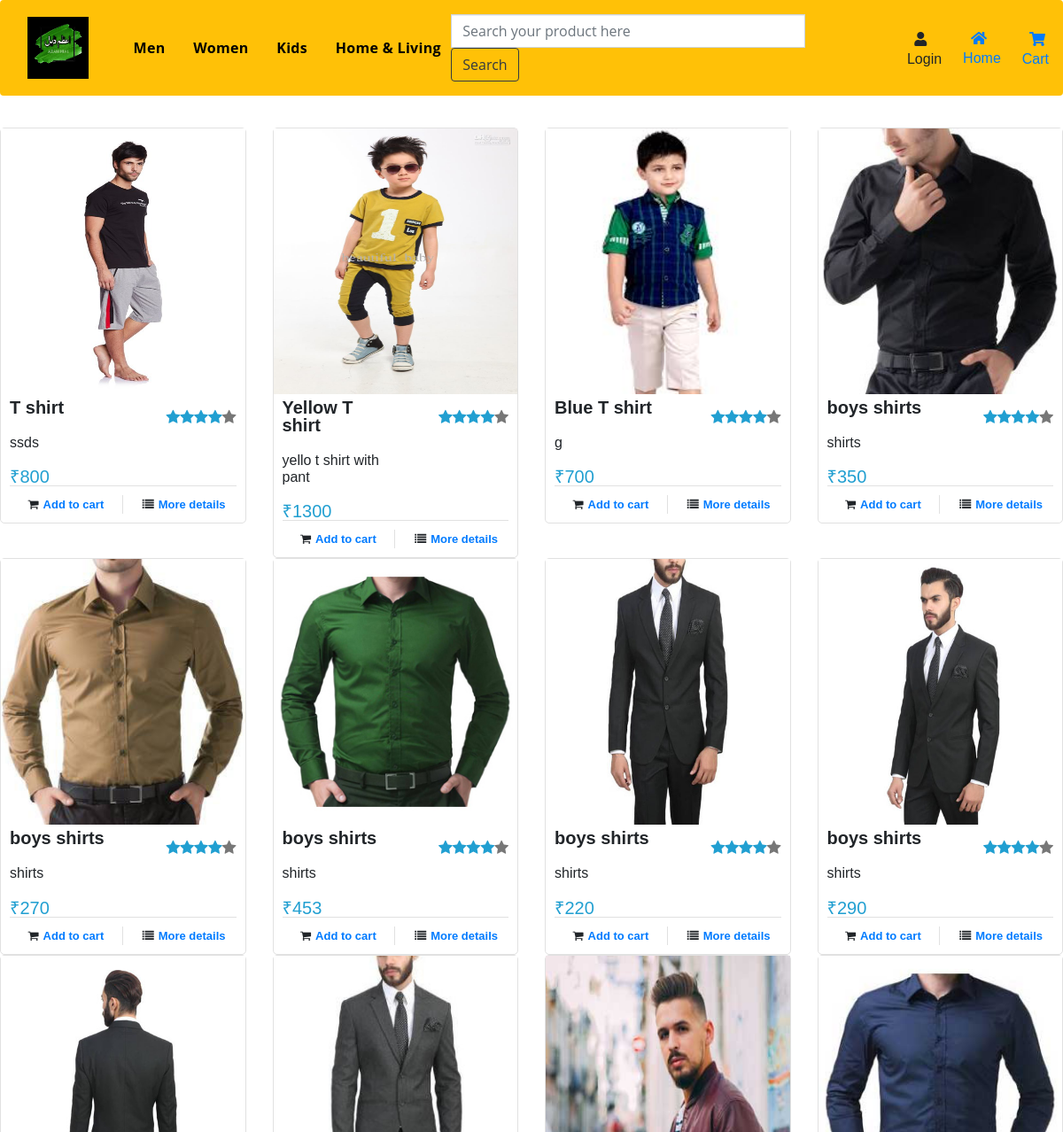
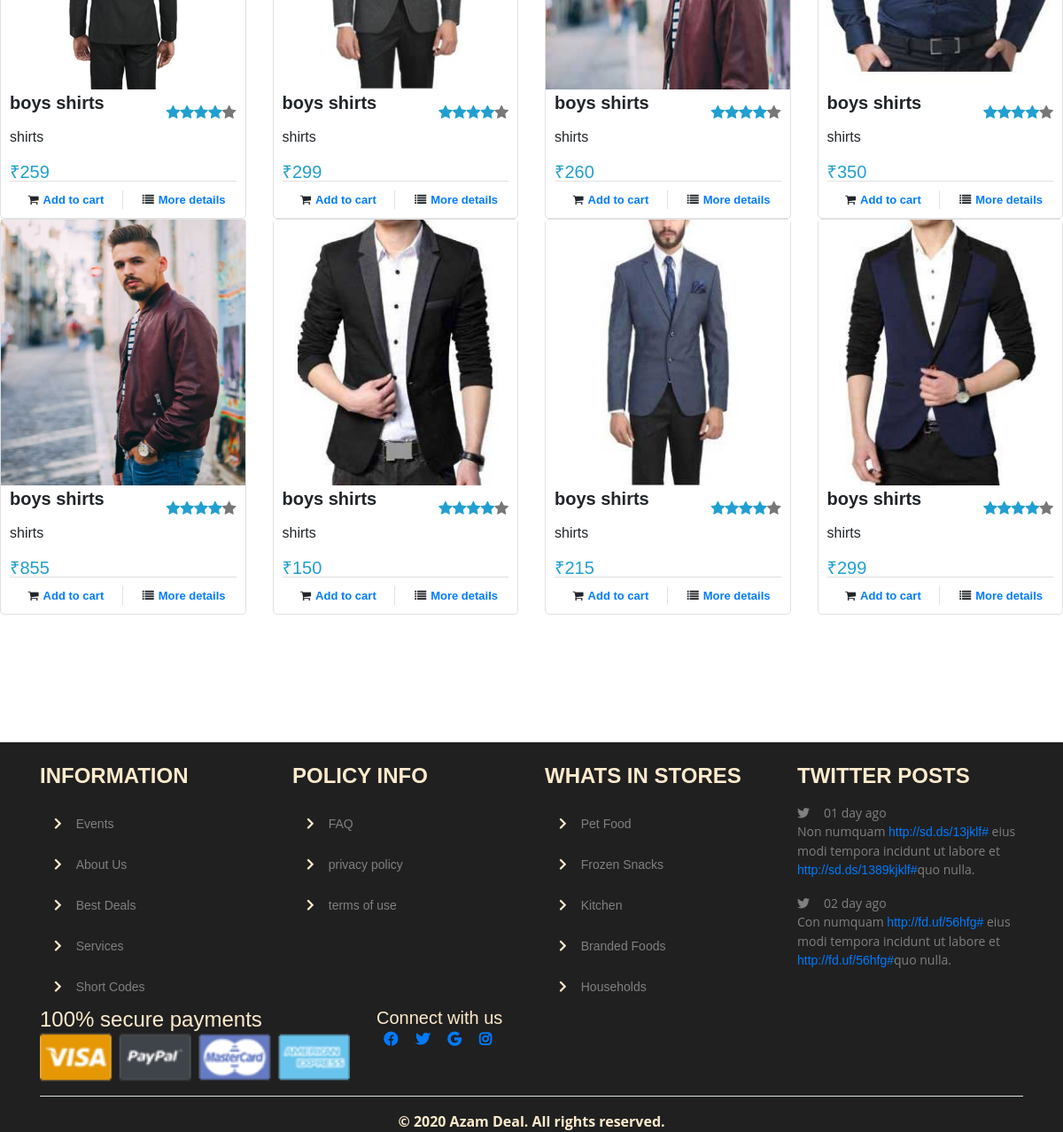
/index.php/My_controller/search2/shirt, run on the app's committed database (2 pictures, top to bottom).
### tables this page shows
CREATE TABLE `products` (
  `product_id` int(100) NOT NULL,
  `product_cat` int(100) NOT NULL,
  `product_brand` int(100) NOT NULL,
  `product_title` varchar(255) NOT NULL,
  `product_price` int(100) NOT NULL,
  `product_desc` text NOT NULL,
  `product_image` text NOT NULL,
  `product_keywords` text NOT NULL,
  `vendor_id` int(11) NOT NULL,
  `stock_status` tinyint(1) NOT NULL
);

### application/controllers/My_controller.php (called while the page is built, shortened)
<?php
class My_controller extends CI_Controller{
    function search2($key)
    {
        $this->load->helper('url');
        $this->load->model('My_model');
        $result['result']=$this->My_model->searchResult($key);
        $this->load->view('productView',$result);
    }
}
?>

### index.php (called while the page is built, shortened)
<?php
require_once BASEPATH.'core/CodeIgniter.php';

### application/models/My_model.php (called while the page is built, shortened)
<?php
class My_model extends CI_Model{
    function searchResult($key1)
    {
        $query=$this->db->query("select products.*, cat_title  from products,categories where products.product_cat=categories.cat_id and (product_title like '%".$key1."%' or product_keywords like '%".$key1."%')" );
         return $query->result_array();
    }
}
?>

### application/views/productView.php (the view, shortened to what this page needs)
<!DOCTYPE html>
<html>
<head>
<?php $this->load->view('links');?>
</head>
<body>
<?php $this->load->view('header');?>
<br>
<br>
<br>
<br>
<br>
<br>
<?php
    if(isset($result[0]))
    {
?>
<div class="row" >
    <?php foreach($result as $row): ?>
        <div class="col-sm-3">
            <div class="col-item">
                <div class="photo">
                    <img src="<?php echo base_url()?>product images/<?=$row['product_image']?>" class="img-responsive img" alt="a" />
                </div>
                <div class="info">
                    <div class="row">
                        <div class="price col-md-6">
                            <h5><b>
							<?=$row['product_title']?></b></h5><br>
							<h6 style="font-size:16px;">
							<?=$row['product_desc']?></h6><br>
                            <h5 class="price-text-color">
							₹<?=$row['product_price']?></h5>
                        </div>
                        <div class="rating hidden-sm col-md-6">
                            <i class="price-text-color fa fa-star"></i><i class="price-text-color fa fa-star">
                            </i><i class="price-text-color fa fa-star"></i><i class="price-text-color fa fa-star">
                            </i><i class="fa fa-star"></i>
                        </div>
                    </div>
                    <div class="separator clear-left">
                        <p class="btn-add">
                            <i class="fa fa-shopping-cart"></i><a href="<?php echo base_url()?>index.php/My_controller/addCart/<?=$row['product_id']?>" class="hidden-sm">Add to cart</a></p>
                        <p class="btn-details">
                            <i class="fa fa-list"></i><a href="<?php echo base_url()?>index.php/My_controller/getProduct/<?=$row['product_id']?>" class="hidden-sm">More details</a></p>
                    </div>
                    <div class="clearfix">
                    </div>
                </div>
            </div>
        </div>
		<?php endforeach; ?>
    </div>
    <?php
    }
else
    echo '<br><br><br><br><h1 style="text-align:center;">Product currently not available!<h1><br><br><br><br><br><br>';
?>
    <br>
<br>
<br>
<br>
<br>
<br>
    <?php $this->load->view('footer');?>
</body>
</html>

### application/views/links.php (shortened to what this page needs)
    <link rel="stylesheet" href="<?php echo base_url();?>css/version.css">
    <link rel="stylesheet" href="<?php echo base_url();?>css/bootstrap.min.css">
    <link rel="stylesheet" href="<?php echo base_url();?>fontawesome-free-5.12.0-web/css/all.css">
<link href="<?php echo base_url();?>css/bootstrap.css" rel="stylesheet" type="text/css" media="all" />
<link href="<?php echo base_url();?>css/style.css" rel="stylesheet" type="text/css" media="all" />
<link href="<?php echo base_url();?>css/font-awesome.css" rel="stylesheet" type="text/css" media="all" />
    <link rel="stylesheet" href="<?php echo base_url();?>css/version1.css">
    <link rel="stylesheet" href="<?php echo base_url();?>css/bootstrap.min.css">
    <link rel="stylesheet" href="<?php echo base_url();?>fontawesome-free-5.12.0-web/css/all.css">
		<link type="text/css" rel="stylesheet" href="<?php echo base_url();?>css/bootstrap.min.css"/>
		<link type="text/css" rel="stylesheet" href="<?php echo base_url();?>css/slick.css"/>
		<link type="text/css" rel="stylesheet" href="<?php echo base_url();?>css/slick-theme.css"/>
		<link type="text/css" rel="stylesheet" href="<?php echo base_url();?>css/nouislider.min.css"/>
		<link rel="stylesheet" href="<?php echo base_url();?>css/font-awesome.min.css">
		<link type="text/css" rel="stylesheet" href="<?php echo base_url();?>css/style.css"/>
		<link type="text/css" rel="stylesheet" href="<?php echo base_url();?>css/accountbtn.css"/>

### application/views/header.php (shortened to what this page needs)
<header>
    <b/button>
        <nav class="navbar fixed-top navbar-expand-lg navbar-light bg-warning">
            <a href="<?php echo base_url();?>"><img class="navbar-brand" href="#" src="<?php echo base_url()?>img/azamlogo.jpg" style="width:auto; height:80px;"></a>
            <div class="collapse navbar-collapse" id="navbarSupportedContent">
                <div class="dropdown-myn ml-2">
                    <button class="btn btn-outline-dark dropbtn-myn">Men
                    </button>
                </div>
                <div class="dropdown-myn ml-2">
                    <button class=" btn btn-outline-dark dropbtn-myn">Women
                    </button>
                </div>
                <div class="dropdown-myn ml-2">
                    <button class="btn btn-outline-dark dropbtn-myn">Kids
                    </button>
                </div>
                <div class="dropdown-myn ml-2">
                    <button class="btn btn-outline-dark dropbtn-myn">Home & Living
                    </button>
                </div>
                <form class="form-inline my-2 mr-lg-2" action="<?php echo base_url();?>index.php/My_controller/search" method="POST">
                    <input class="form-control mr-lg-2" id="bgsearch" type="search" placeholder="Search your product here" aria-label="Search" name="keyword">
                    <button class="btn btn-outline-dark my-2 my-sm-0 " type="submit">Search</button>
                </form>
                <div class="dropdown">
                    <span>&nbsp;&nbsp;<i class="fas fa-user ml-4 "></i><a><h6 class="ml-4 ">Login</h6></a></span>
                </div>
                <a href="<?php echo base_url();?>"><span>&nbsp;&nbsp;<i class="fas fa-home ml-4 "></i><h6 class="ml-4">Home</h6></span></a>
                <span>&nbsp;&nbsp;<a href="<?php echo base_url();?>index.php/My_controller/cart"><i class="fas fa-shopping-cart ml-4"></i><h6 class="ml-4">Cart</h6></a></span>
            </div>
        </nav>
</header>

### application/views/footer.php
<footer>
    <div class="container">
        <div class="row">
            <div class="col-lg-3 mt-4">
                <h4><b>INFORMATION</b></h4>
                <ul class="w3_footer_grid_list mt-3 footcolor ">
                    <li><i class="fas fa-chevron-right m-3"></i><a class="footcol" href="events.html">Events</a></li>
                    <li><i class="fas fa-chevron-right m-3"></i><a href="<?php echo base_url();?>index.php/My_controller/aboutus" class="footcol" href="about.html">About Us</a></li>
                    <li><i class="fas fa-chevron-right m-3"></i><a class="footcol" href="products.html">Best Deals</a></li>
                    <li><i class="fas fa-chevron-right m-3"></i><a class="footcol" href="services.html">Services</a></li>
                    <li><i class="fas fa-chevron-right m-3"></i><a class="footcol" href="short-codes.html">Short Codes</a></li>
                </ul>
            </div>
            <div class="col-lg-3 mt-4">
                <h4><b>POLICY INFO</b></h4>
                <ul class="w3_footer_grid_list mt-3">
                    <li><i class="fas fa-chevron-right m-3"></i><a class="footcol" href="faqs.html">FAQ</a></li>
                    <li><i class="fas fa-chevron-right m-3"></i><a class="footcol" href="privacy.html">privacy policy</a></li>
                    <li><i class="fas fa-chevron-right m-3"></i><a class="footcol" href="privacy.html">terms of use</a></li>
                </ul>
            </div>
            <div class="col-lg-3 mt-4">
                <h4><b>WHATS IN STORES</b></h4>
                <ul class="w3_footer_grid_list mt-3">
                    <li><i class="fas fa-chevron-right m-3"></i><a class="footcol" href="pet.html">Pet Food</a></li>
                    <li><i class="fas fa-chevron-right m-3"></i><a class="footcol" href="frozen.html">Frozen Snacks</a></li>
                    <li><i class="fas fa-chevron-right m-3"></i><a class="footcol" href="kitchen.html">Kitchen</a></li>
                    <li><i class="fas fa-chevron-right m-3"></i><a class="footcol" href="products.html">Branded Foods</a></li>
                    <li><i class="fas fa-chevron-right m-3"></i><a class="footcol" href="household.html">Households</a></li>
                </ul>
            </div>
            <div class="col-lg-3 mt-4">
                <h4><b>TWITTER POSTS</b></h4>
                <ul class="w3_footer_grid_list mt-3 ">
                    <li class="mb-3 footcol"><i class="fab fa-twitter mr-3 "></i>01 day ago <br><span>Non numquam <a href="#">http://sd.ds/13jklf#</a>
                    eius modi tempora incidunt ut labore et
                    <a href="#">http://sd.ds/1389kjklf#</a>quo nulla.</span></li>
                    <li class="footcol"><i class="fab fa-twitter mr-3 "></i>02 day ago <br><span>Con numquam <a href="#">http://fd.uf/56hfg#</a>
                    eius modi tempora incidunt ut labore et
                    <a href="#">http://fd.uf/56hfg#</a>quo nulla.</span></li>
                </ul>
            </div>
        </div>
        <div class="row">
            <div class="col-lg-4">
                <h4>100% secure payments</h4>
                <img src="<?php echo base_url();?>img/card.png" alt=" " class="img-responsive" /> </div>
            <div class="col-lg-8">
                <h5>Connect with us</h5>
                <a href="https://www.facebook.com/" class="facebook m-2"><i class="fab fa-facebook"></i></a>
                <a href="https://twitter.com/login?lang=en" class="twitter  m-2"><i class="fab fa-twitter"></i></a>
                <a href="https://myaccount.google.com/intro" class="google  m-2"><i class="fab fa-google"></i></a>
                <a href="https://www.instagram.com/accounts/login/" class="instagram  m-2"><i class="fab fa-instagram"></i></a>
            </div>
        </div>
        <hr>
        <div class="row d-flex justify-content-center">
            <p>© 2020 Azam Deal. All rights reserved.</p>
        </div>
    </div>
</footer>

### css/version.css (style rules this page uses)
* { box-sizing: border-box; }
#bgsearch { width: 400px; }
.navbar { position: fixed; top: 0; }
.dropdown-myn { float: left; overflow: hidden; }
.dropdown-myn .dropbtn-myn { font-size: 14px; border: none; outline: none; color: black; background-color: inherit; text-align: center; letter-spacing: 0.3px; font: inherit; }
.dropdown { position: relative; display: inline-block; cursor: pointer; }
.info { font-size: small; }
footer { background-color: rgb(32, 32, 32); color: blanchedalmond; }
.footcol { color: grey; text-decoration: none; font-weight: lighter; }
hr { background-color: honeydew; }
ul { list-style-type: none; }

### css/version1.css (style rules this page uses)
* { box-sizing: border-box; }
#bgsearch { width: 400px; }
.navbar { position: fixed; top: 0; }
.dropdown-myn { float: left; overflow: hidden; }
.dropdown-myn .dropbtn-myn { font-size: 14px; border: none; outline: none; color: black; background-color: inherit; text-align: center; letter-spacing: 0.3px; font: inherit; }
.dropdown { position: relative; display: inline-block; cursor: pointer; }
.info { font-size: small; }
footer { background-color: rgb(32, 32, 32); color: blanchedalmond; }
.footcol { color: grey; text-decoration: none; font-weight: lighter; }
hr { background-color: honeydew; }
ul { list-style-type: none; }

### application/views/productView.php (style rules this page uses)
.row { display:flex; }
img { width: 100%; height: auto; vertical-align: middle; }
.col-item { border: 1px solid #E1E1E1; border-radius: 5px; background: #FFF; }
.col-item .photo img { margin: 0 auto; width: 100%; }
.col-item .info { padding: 10px; border-radius: 0 0 5px 5px; margin-top: 1px; }
.col-item .price { float: left; margin-top: 5px; }
.col-item .price h5 { line-height: 20px; margin: 0; }
.price-text-color { color: #219FD1; }
.col-item .info .rating { color: #777; }
.col-item .rating { float: left; font-size: 17px; text-align: right; line-height: 52px; margin-bottom: 10px; height: 52px; }
.col-item .separator { border-top: 1px solid #E1E1E1; }
.clear-left { clear: left; }
.col-item .separator p { line-height: 20px; margin-bottom: 0; margin-top: 10px; text-align: center; }
.col-item .separator p i { margin-right: 5px; }
.col-item .btn-add { width: 50%; float: left; }
.col-item .btn-add { border-right: 1px solid #E1E1E1; }
.col-item .btn-details { width: 50%; float: left; padding-left: 10px; }
.img { float: left; width: 100px; height: 300px; background-size: cover; }

### data on the page
products: product_image (picture), product_title "T shirt", product_desc "ssds", product_price "800"
products: product_image (picture), product_title "Yellow T shirt", product_desc "yello t shirt with pant", product_price "1300"
products: product_image (picture), product_title "Blue T shirt", product_desc "g", product_price "700"
products: product_image (picture), product_title "boys shirts", product_desc "shirts", product_price "350"
products: product_image (picture), product_title "boys shirts", product_desc "shirts", product_price "270"
products: product_image (picture), product_title "boys shirts", product_desc "shirts", product_price "453"
products: product_image (picture), product_title "boys shirts", product_desc "shirts", product_price "220"
products: product_image (picture), product_title "boys shirts", product_desc "shirts", product_price "290"
products: product_image (picture), product_title "boys shirts", product_desc "shirts", product_price "259"
products: product_image (picture), product_title "boys shirts", product_desc "shirts", product_price "299"
products: product_image (picture), product_title "boys shirts", product_desc "shirts", product_price "260"
products: product_image (picture), product_title "boys shirts", product_desc "shirts", product_price "350"
products: product_image (picture), product_title "boys shirts", product_desc "shirts", product_price "855"
products: product_image (picture), product_title "boys shirts", product_desc "shirts", product_price "150"
products: product_image (picture), product_title "boys shirts", product_desc "shirts", product_price "215"
products: product_image (picture), product_title "boys shirts", product_desc "shirts", product_price "299"
